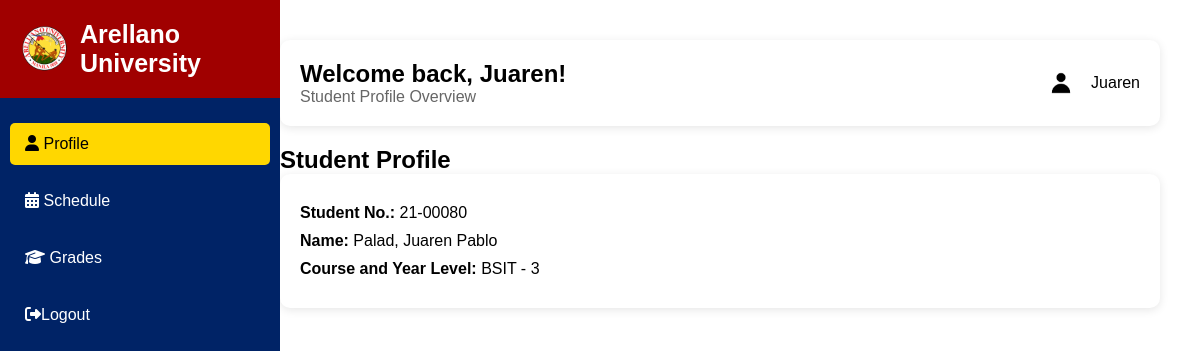
Page /student/student-profile.php (signed in) on the committed database.
### tables this page shows
CREATE TABLE `tbl_student_info` (
  `student_no` varchar(8) NOT NULL,
  `last_name` varchar(30) NOT NULL,
  `first_name` varchar(30) NOT NULL,
  `middle_name` varchar(30) NOT NULL,
  `course_code` varchar(20) NOT NULL,
  `year_level` int(1) NOT NULL,
  `password` text NOT NULL
);

### student/student-profile.php (the view, shortened to what this page needs)
<?php
    include("cn.php");
    $student_no = mysqli_real_escape_string($connection, $_SESSION['student_no']);
    $query = mysqli_query($connection, "SELECT * FROM tbl_student_info WHERE student_no = '$student_no'");
    $row = mysqli_fetch_assoc($query);
?>
<!DOCTYPE html>
<html lang="en">
<head>
    <link rel="stylesheet" href="css/profile.css">
    <link rel="stylesheet" href="https://cdnjs.cloudflare.com/ajax/libs/font-awesome/6.4.2/css/all.min.css">
</head>
<body>
    <nav class="sidebar">
        <div class="sidebar-header">
            <img src="images/au_logo.png" alt="Arellano University Logo" class="logo">
            <h2>Arellano University</h2>
        </div>
        <ul class="nav-links">
            <li><a href="student-profile.php" class="active"><i class="fas fa-user"></i> Profile</a></li>
            <li><a href="schedule.php"><i class="fas fa-calendar-alt"></i> Schedule</a></li>
            <li><a href="grades.php"><i class="fas fa-graduation-cap"></i> Grades</a></li>
            <li><a href="logout.php"><i class="fas fa-sign-out-alt"></i>Logout</a></li>
        </ul>
    </nav>
    <section class="main-content">
        <header>
            <div class="welcome">
                <h1>Welcome back, <?php echo $row["first_name"]; ?>!</h1>
                <p>Student Profile Overview</p>
            </div>
            <div class="user-profile">
                <img src="images/default.jpg" alt="User">
                <span><?php echo $row["first_name"]; ?></span>
            </div>
        </header>
        <div class="profile-info">
        <h1>Student Profile</h1>
        <div class="profile-card">
            <p><strong>Student No.:</strong> <?php echo $student_no; ?></p>
            <p><strong>Name:</strong> <?php echo $row["last_name"] . ", " . $row["first_name"] . " " . $row["middle_name"]; ?></p>
            <p><strong>Course and Year Level:</strong> <?php echo $row["course_code"] . " - " . $row["year_level"]; ?></p>
        </div>
        </div>
    </section>
</body>
</html>

### student/css/profile.css (style rules this page uses)
* { margin: 0; padding: 0; box-sizing: border-box; font-family: 'Arial', sans-serif; }
body { display: flex; height: 100vh; background: white; }
.sidebar { width: 280px; height: 100vh; background-color: #002366; color: white; display: flex; flex-direction: column; position: fixed; left: 0; transition: left 0.3s ease-in-out; z-index: 100; overflow-y: auto; scrollbar-width: none; -ms-overflow-style: none; }
.sidebar-header { display: flex; align-items: center; gap: 10px; margin-bottom: 0px; padding: 20px; background-color: #A00000; }
.sidebar-header img { width: 50px; }
.sidebar-header h2 { font-size: 25px; font-weight: 600; }
.nav-links { list-style: none; padding: 10px; }
.nav-links li { margin: 15px 0; position: relative; }
.nav-links a { text-decoration: none; color: white; font-size: 16px; padding: 12px 15px; display: block; border-radius: 5px; transition: 0.3s; cursor: pointer; }
.nav-links a:hover, .nav-links .active { background: #FFD700; color: black; }
.main-content { width: 100%; margin-left: 20%; padding: 40px; background: white; overflow-y: auto; }
header { display: flex; justify-content: space-between; align-items: center; padding: 20px; background: white; border-radius: 10px; box-shadow: 0 2px 10px rgba(0, 0, 0, 0.1); }
.welcome h1 { font-size: 24px; color: black; }
.welcome p { color: #666; }
.user-profile { display: flex; align-items: center; gap: 10px; }
.user-profile img { width: 40px; height: 40px; border-radius: 50%; }
.profile-info { margin-top: 20px; }
.profile-card { background: white; padding: 20px; border-radius: 10px; box-shadow: 0 2px 10px rgba(0, 0, 0, 0.1); }
.profile-card p { font-size: 16px; margin: 10px 0; }

### rows in the picture
tbl_student_info: first_name "Juaren", last_name "Palad", middle_name "Pablo", course_code "BSIT", year_level "3"

### other values in the picture
$student_no "21-00080"
